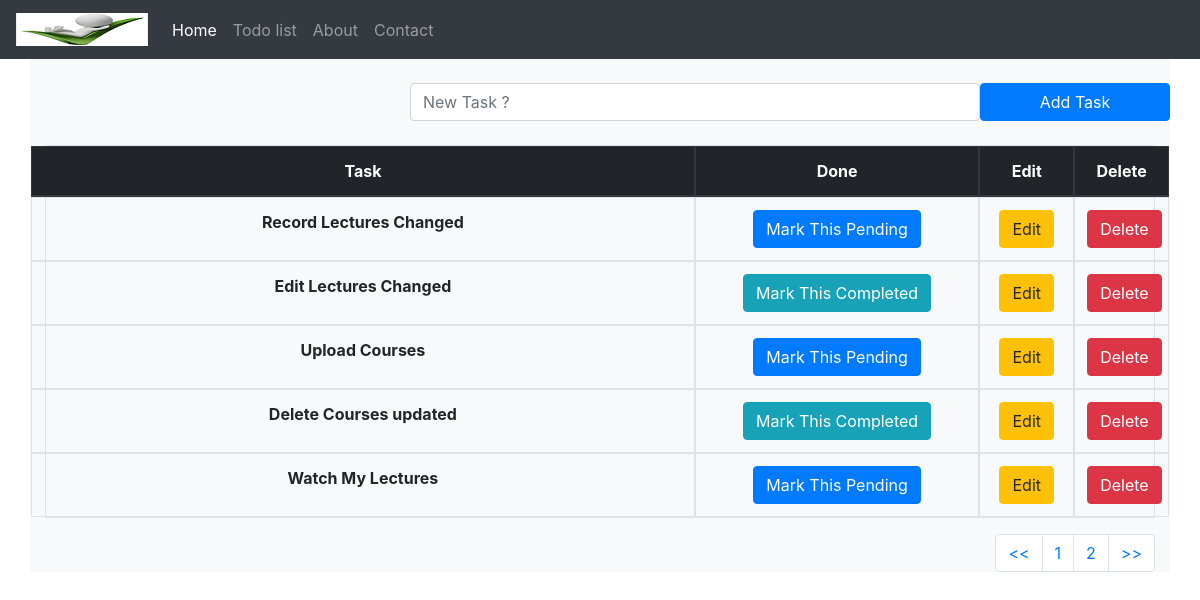
/todolist/, run on the app's committed database.
### todolist_app/models.py (models this page shows, shortened)
class TaskList(models.Model):
    task = models.CharField(max_length = 300)
    done = models.BooleanField(default = False)

### todolist_app/views.py (the view)
# urls.py: path('todolist/', include('todolist_app.urls')),
def todolist(request):
    if request.method == "POST":
        form = TaskForm(request.POST or None)
        if form.is_valid():
            form.save()
        messages.success(request, ("Task Added Successfully !"))
        return redirect('todolist')
    else:
        all_tasks = TaskList.objects.all()
        paginator = Paginator(all_tasks, 5)
        page = request.GET.get('pg')
        all_tasks = paginator.get_page(page)
        return render(request, 'todolist.html', { 'all_tasks' : all_tasks })

### todolist_app/templates/todolist.html (shortened to what this page needs)
{% extends 'base.html' %}
{% block content %}
  <form method="POST" class="row">
    <label class="col-md-4"></label>
    <input type="text" class="form-control col-md-6" name="task" placeholder="New Task ?">
    <button type="submit" class="btn btn-primary col-md-2">Add Task</button>
  </form>
  <table class="table table-bordered text-center">
    <thead class="thead-dark">
      <tr class="row">
        <th class="col-7">Task</th>
        <th class="col-3">Done</th>
        <th class="col-1">Edit</th>
        <th class="col-1">Delete</th>
      </tr>
    </thead>
    <tbody>
  {% if all_tasks %}
    {% for obj in all_tasks  %}
      {% if obj.done %}
        <tr class="row">
          <th class="col-7">{{ obj.task }}</th>
          <td class="col-3"><a href="{% url 'pending_task' obj.id %}"><button type="button" class="btn btn-primary">Mark This Pending</button></a></td>
          <td class="col-1"><a href="{% url 'edit_task' obj.id %}"><button type="button" class="btn btn-warning">Edit</button></a></td>
          <td class="col-1"><a href="{% url 'delete_task' obj.id %}"><button type="button" class="btn btn-danger">Delete</button></a></td>
        </tr>
      {% else %}
        <tr class="row">
          <th class="col-7"> {{ obj.task }}</th>
          <td class="col-3"><a href="{% url 'complete_task' obj.id %}"><button type="button" class="btn btn-info">Mark This Completed</button></a></td>
          <td class="col-1"><a href="{% url 'edit_task' obj.id %}"><button type="button" class="btn btn-warning">Edit</button></a></td>
          <td class="col-1"><a href="{% url 'delete_task' obj.id %}"><button type="button" class="btn btn-danger">Delete</button></a></td>
        </tr>
      {% endif %}
    {% endfor %}
  {% endif %}
      </tbody>
    </table>
    <nav aria-label="Page navigation example">
      <ul class="pagination justify-content-end">
        <li class="page-item"><a class="page-link" href="?pg=1"><<</a></li>
        <li class="page-item"><a class="page-link" href="?pg={{ all_tasks.number }}">{{ all_tasks.number }}</a></li>
        {% if all_tasks.has_next %}
          <li class="page-item"><a class="page-link" href="?pg={{ all_tasks.next_page_number }}">{{ all_tasks.next_page_number }}</a></li>
        {% endif %}
        <li class="page-item"><a class="page-link" href="?pg={{ all_tasks.paginator.num_pages }}">>></a></li>
      </ul>
    </nav>
{% endblock content %}

### data on the page
TaskList: task "Record Lectures Changed"
TaskList: task "Edit Lectures Changed"
TaskList: task "Upload Courses"
TaskList: task "Delete Courses updated"
TaskList: task "Watch My Lectures"

### other printed values
{{ all_tasks.number }} "1"
{{ all_tasks.next_page_number }} "2"
